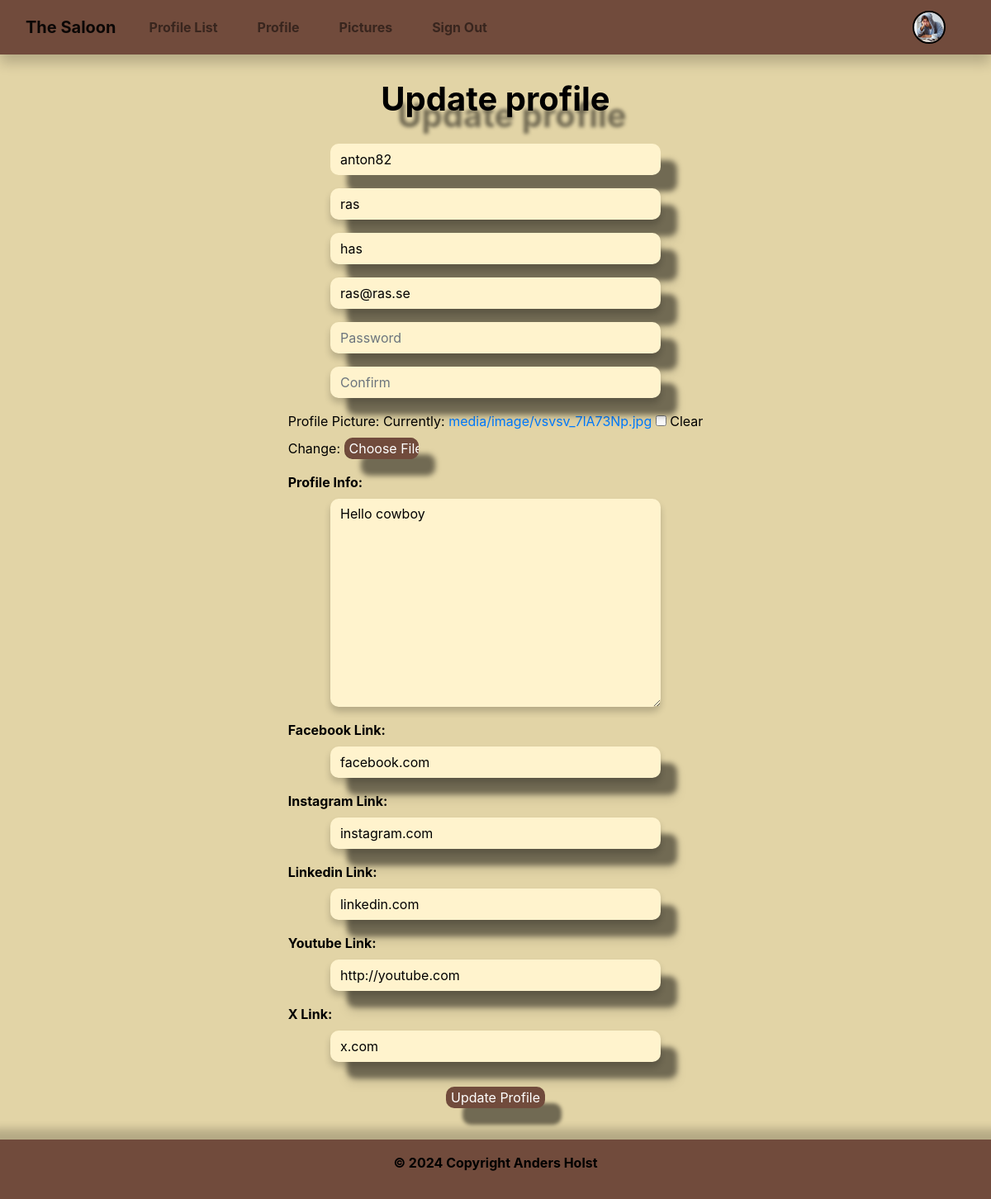
/update_user/ (signed in), run on an earlier commit of the app's database.
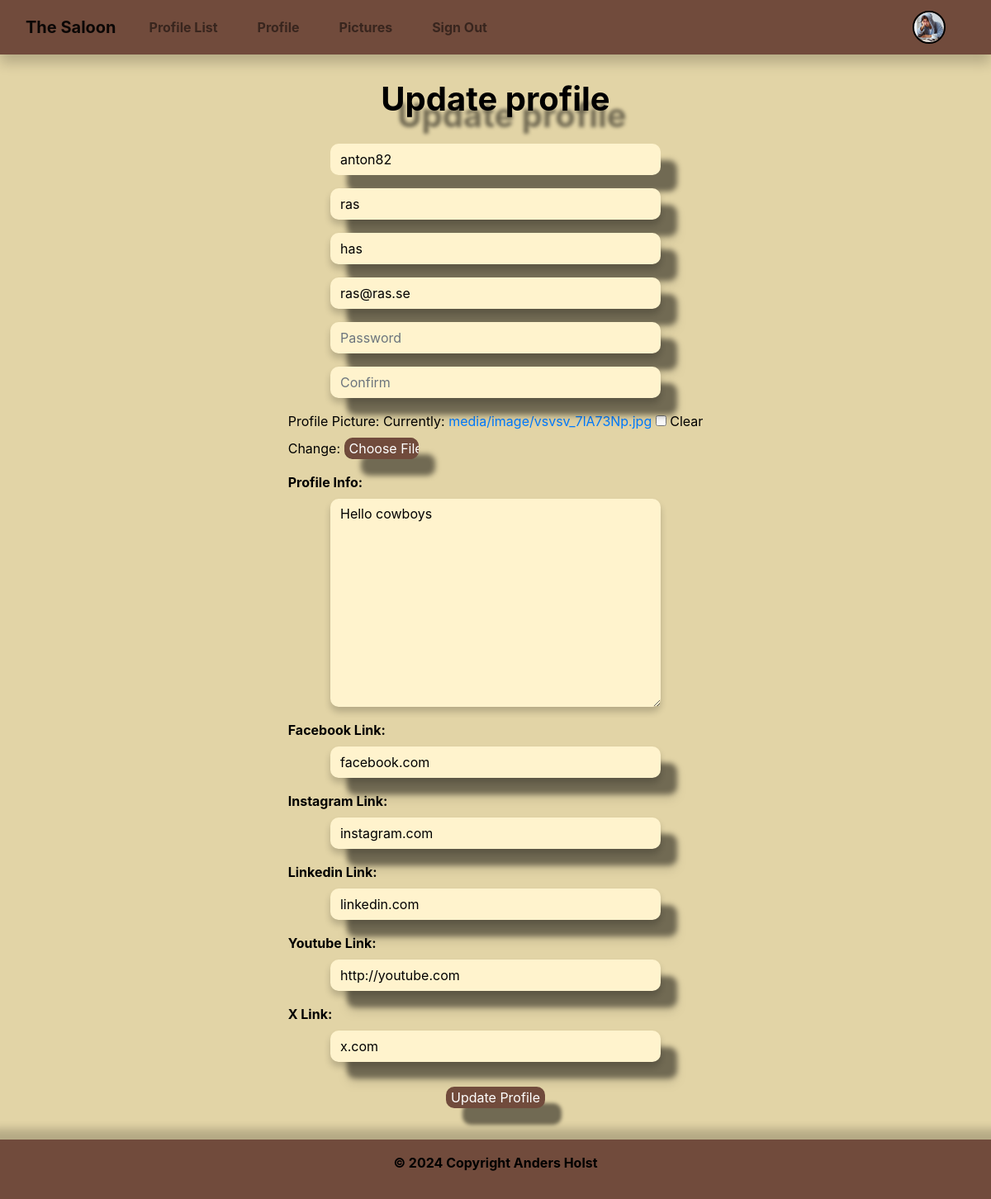
And on a later commit of the database.
### the_saloon/models.py (models this page shows, shortened)
class Profile(models.Model):
    user = models.OneToOneField(User, on_delete=models.CASCADE)
    follows = models.ManyToManyField(
        "self", related_name="followed_by", symmetrical=False, blank=True)
    date_modified = models.DateTimeField(auto_now=True)
    profile_image = models.ImageField(
        upload_to="media/image", null=True, blank=True)
    profile_bio = models.CharField(null=True, blank=True, max_length=500)
    facebook_link = models.CharField(null=True, blank=True, max_length=100)
    instagram_link = models.CharField(null=True, blank=True, max_length=100)
    linkedin_link = models.CharField(null=True, blank=True, max_length=100)
    youtube_link = models.CharField(null=True, blank=True, max_length=100)
    x_link = models.CharField(null=True, blank=True, max_length=100)

### the_saloon/views.py (the view)
# urls.py: path('update_user/', views.update_user, name='update_user'),
def update_user(request):
    if request.user.is_authenticated:
        current_user = User.objects.get(id=request.user.id)
        profile_user = Profile.objects.get(user__id=request.user.id)
        user_form = SignUpForm(request.POST or None,
                               request.FILES or None, instance=current_user)
        profile_form = ProfilePicForm(
            request.POST or None, request.FILES or None, instance=profile_user)
        if user_form.is_valid() and profile_form.is_valid():
            user_form.save()
            profile_form.save()
            login(request, current_user)
            messages.success(request, ("Your information is now updated!"))
            return redirect('home')
        return render(request, "update_user.html",
                               {'user_form': user_form,
                                'profile_form': profile_form})
    else:
        messages.success(request, ("You must be logged in!"))
        return redirect('login')

### the_saloon/templates/update_user.html (shortened to what this page needs)
{% extends 'base.html' %}
{% block content %}
<div class="container d-flex flex-column justify-content-center align-items-center" style="min-height: 100vh;">
    <div class="row justify-content-center">
        <div class="col-lg-12 col-md-12 col-sm-12">
            <h1 class="update text-center">Update profile</h1>
            <form method="POST" class="edit" enctype="multipart/form-data">
                {{ user_form.as_p }}
                {{ profile_form.as_p }}
                <button type="submit" class="btn-update">Update Profile</button>
            </form>
        </div>
    </div>
</div>
{% endblock %}

What changed in the data, as far as the page shows it:
changed Profile "facebook.com": profile_bio "Hello cowboy" → "Hello cowboys"
